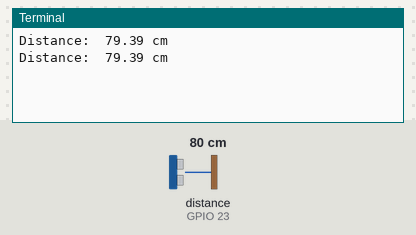
Recording of a program running on a simulated Raspberry Pi (BCM pin numbers). On the bench: the last lines printed to the terminal. The test bench sets the inputs (shaded band); at power-on: distance to the obstacle (sensor on GPIO 23) 80 cm. The echo pulse lasts 58.3 µs per cm; the clock reads 2024-03-15 10:24:30 at power-on unless the program sets it.

Above: at 1.2 s.
1.3 s: distance to the obstacle (sensor on GPIO 23) set to 2 cm
At 1.9 s:
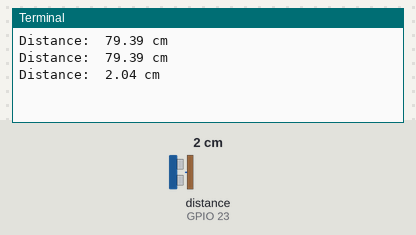
2.8 s: distance to the obstacle (sensor on GPIO 23) set to 4 cm
At 3.4 s:
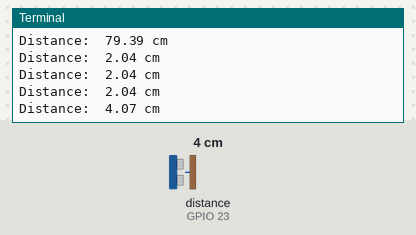
Timing chart, 0 to 5.8 s (numbered marks = the images above; inputs shaded):
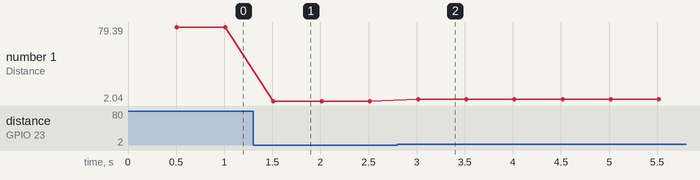

The program:

ultra_ex.py
```python
import RPi.GPIO as gpio
import time

gpio.setmode(gpio.BCM)

trig = 24
echo = 23

gpio.setup(trig, gpio.OUT)
gpio.setup(echo, gpio.IN)

try:
    while True:
        gpio.output(trig, False)
        time.sleep(0.5)

        gpio.output(trig, True)
        time.sleep(0.00001)
        gpio.output(trig, False)

        while gpio.input(echo) == 0:
            pulse_start = time.time()

        while gpio.input(echo) == 1:
            pulse_end = time.time()

        pulse_duration = pulse_end - pulse_start

        distance = pulse_duration * 17000
        distance = round(distance, 2)

        print("Distance: ", distance, "cm")
except:
    gpio.cleanup()
```

Measured:
- after the input at 1.3 s, the terminal: prints a new line after 0.21 s (image 1)
- after the input at 2.8 s, the terminal: prints a new line after 0.21 s (image 2)
- plotted number 1: 79.39 → 2.04 after the input at 1.3 s, 2.04 → 4.07 after the input at 2.8 s
